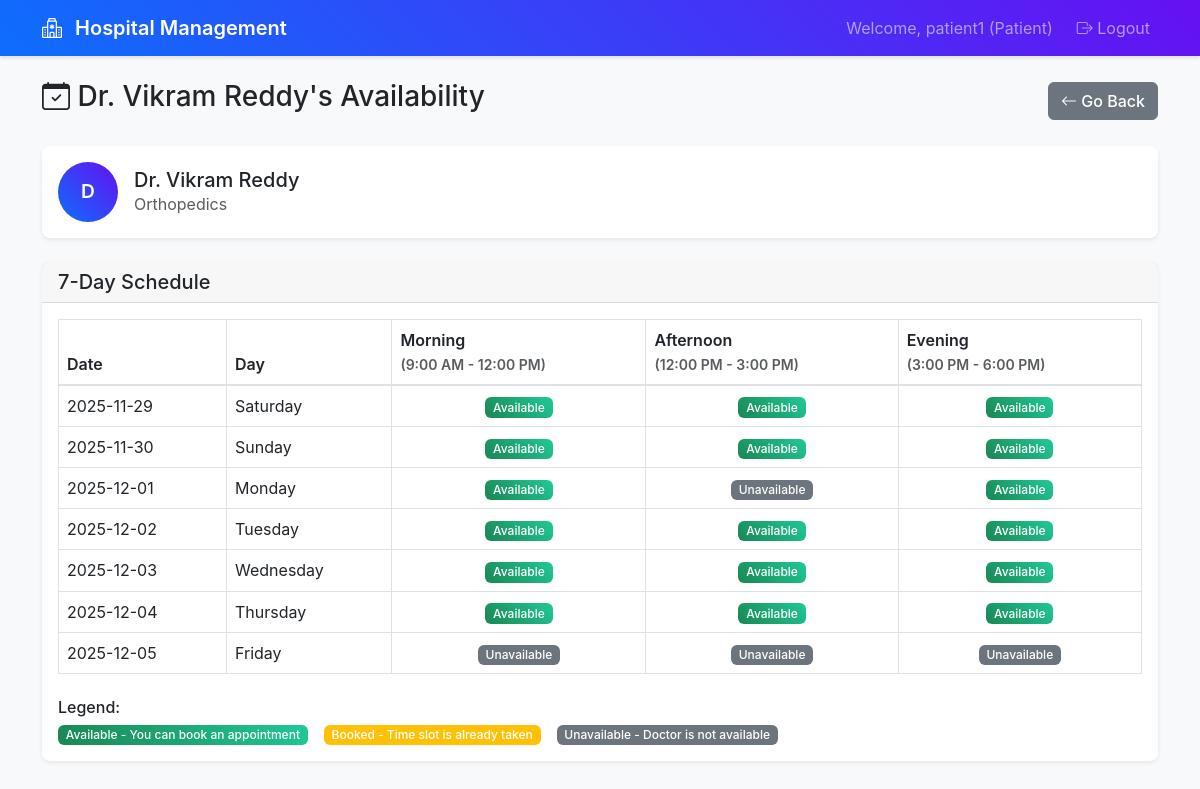
The app's page /patient/doctor/363/availability (signed in) with its own data.
### app.py (models this page shows)
class Doctor(db.Model):
    __tablename__ = 'doctors'
    id: Mapped[int] = mapped_column(primary_key=True)
    user_id: Mapped[int] = mapped_column(db.ForeignKey('users.id'), nullable=False)
    name: Mapped[str] = mapped_column(nullable=False)
    specialization: Mapped[str] = mapped_column(nullable=True)
    phone: Mapped[str] = mapped_column(nullable=True)
    availability_days: Mapped[str] = mapped_column(nullable=True)
    availability_hours: Mapped[str] = mapped_column(nullable=True)
    availability_slots: Mapped[str] = mapped_column(nullable=True)
    created_at: Mapped[datetime] = mapped_column(default=datetime.utcnow)
    user = db.relationship('User', back_populates='doctor')
    appointments = db.relationship('Appointment', back_populates='doctor')

### routes.py (the view)
@app.route('/patient/doctor/<int:doctor_id>/availability')
@login_required
@role_required(['patient'])
def doctor_availability_patient_view(doctor_id):
    patient = Patient.query.join(User).filter(User.id == session['user_id']).first()
    if not patient:
        flash('Patient profile not found', 'error')
        return redirect(url_for('logout'))
    doctor = Doctor.query.filter(Doctor.id == doctor_id).first()
    if not doctor:
        flash('Doctor not found', 'error')
        return redirect(url_for('patient_departments'))
    availability_slots = {}
    if doctor.availability_slots:
        import json
        try:
            availability_slots = json.loads(doctor.availability_slots)
        except:
            availability_slots = {}
    def is_slot_available(date_str, time_slot):
        if date_str in availability_slots and time_slot in availability_slots[date_str]:
            return availability_slots[date_str][time_slot] == 'available'
        return False
    today = date.today()
    dates_info = []
    for i in range(7):
        date_obj = today + timedelta(days=i)
        date_str = date_obj.strftime('%Y-%m-%d')
        day_name = date_obj.strftime('%A')
        dates_info.append({
            'date': date_str,
            'day': day_name,
            'morning_status': 'available' if is_slot_available(date_str, 'morning') else
                             ('booked' if date_str in availability_slots and 'morning' in availability_slots[date_str] and availability_slots[date_str]['morning'] == 'booked' else 'unavailable'),
            'afternoon_status': 'available' if is_slot_available(date_str, 'afternoon') else
                               ('booked' if date_str in availability_slots and 'afternoon' in availability_slots[date_str] and availability_slots[date_str]['afternoon'] == 'booked' else 'unavailable'),
            'evening_status': 'available' if is_slot_available(date_str, 'evening') else
                             ('booked' if date_str in availability_slots and 'evening' in availability_slots[date_str] and availability_slots[date_str]['evening'] == 'booked' else 'unavailable')
        })
    return render_template('doctor_availability_patient.html',
                         patient=patient,
                         doctor=doctor,
                         dates_info=dates_info)

### routes.py (called while the page is built)
def login_required(f):
    @wraps(f)
    def decorated_function(*args, **kwargs):
        if 'user_id' not in session:
            return redirect(url_for('login'))
        return f(*args, **kwargs)
    return decorated_function

def role_required(roles):
    def decorator(f):
        @wraps(f)
        def decorated_function(*args, **kwargs):
            if 'user_role' not in session or session['user_role'] not in roles:
                flash('Access denied. Insufficient permissions.', 'error')
                return redirect(url_for('login'))
            return f(*args, **kwargs)
        return decorated_function
    return decorator

### templates/doctor_availability_patient.html (shortened to what this page needs)
{% extends "base.html" %}
{% block content %}
<div class="row">
    <div class="col-12">
        <div class="d-flex justify-content-between align-items-center mb-4">
            <h1 class="h3">
                <i class="bi bi-calendar-check"></i> {{ doctor.name }}'s Availability
            </h1>
            <a href="javascript:history.back()" class="btn btn-secondary">
                <i class="bi bi-arrow-left"></i> Go Back
            </a>
        </div>
    </div>
</div>
<div class="row mb-4">
    <div class="col-12">
        <div class="card">
            <div class="card-body">
                <div class="d-flex align-items-center">
                    <div class="avatar bg-primary text-white rounded-circle d-flex align-items-center justify-content-center me-3" style="width: 60px; height: 60px;">
                        {{ doctor.name[0] }}
                    </div>
                    <div>
                        <h5 class="mb-0">{{ doctor.name }}</h5>
                        <p class="text-muted mb-0">{{ doctor.specialization }}</p>
                    </div>
                </div>
            </div>
        </div>
    </div>
</div>
<div class="row">
    <div class="col-12">
        <div class="card">
            <div class="card-header">
                <h5 class="mb-0">7-Day Schedule</h5>
            </div>
            <div class="card-body">
                <div class="table-responsive">
                    <table class="table table-bordered">
                        <thead>
                            <tr>
                                <th>Date</th>
                                <th>Day</th>
                                <th>Morning<br><small class="text-muted">(9:00 AM - 12:00 PM)</small></th>
                                <th>Afternoon<br><small class="text-muted">(12:00 PM - 3:00 PM)</small></th>
                                <th>Evening<br><small class="text-muted">(3:00 PM - 6:00 PM)</small></th>
                            </tr>
                        </thead>
                        <tbody>
                            {% for date_info in dates_info %}
                            <tr>
                                <td>{{ date_info.date }}</td>
                                <td>{{ date_info.day }}</td>
                                <td class="text-center">
                                    {% if date_info.morning_status == 'available' %}
                                        <span class="badge bg-success">Available</span>
                                    {% elif date_info.morning_status == 'booked' %}
                                        <span class="badge bg-warning">Booked</span>
                                    {% else %}
                                        <span class="badge bg-secondary">Unavailable</span>
                                    {% endif %}
                                </td>
                                <td class="text-center">
                                    {% if date_info.afternoon_status == 'available' %}
                                        <span class="badge bg-success">Available</span>
                                    {% elif date_info.afternoon_status == 'booked' %}
                                        <span class="badge bg-warning">Booked</span>
                                    {% else %}
                                        <span class="badge bg-secondary">Unavailable</span>
                                    {% endif %}
                                </td>
                                <td class="text-center">
                                    {% if date_info.evening_status == 'available' %}
                                        <span class="badge bg-success">Available</span>
                                    {% elif date_info.evening_status == 'booked' %}
                                        <span class="badge bg-warning">Booked</span>
                                    {% else %}
                                        <span class="badge bg-secondary">Unavailable</span>
                                    {% endif %}
                                </td>
                            </tr>
                            {% endfor %}
                        </tbody>
                    </table>
                </div>
                <div class="mt-4">
                    <h6>Legend:</h6>
                    <div class="d-flex flex-wrap gap-3">
                        <span class="badge bg-success">Available - You can book an appointment</span>
                        <span class="badge bg-warning">Booked - Time slot is already taken</span>
                        <span class="badge bg-secondary">Unavailable - Doctor is not available</span>
                    </div>
                </div>
            </div>
        </div>
    </div>
</div>
{% endblock %}

### static/style.css (style rules this page uses)
:root { --primary-color: #0d6efd; --success-color: #198754; --info-color: #0dcaf0; --warning-color: #ffc107; --danger-color: #dc3545; --light-color: #f8f9fa; --dark-color: #212529; }
body { background-color: #f8f9fa; font-family: -apple-system, BlinkMacSystemFont, 'Segoe UI', Roboto, sans-serif; }
.card { border: none; box-shadow: 0 0.125rem 0.25rem rgba(0, 0, 0, 0.075); border-radius: 0.5rem; transition: box-shadow 0.15s ease-in-out; }
.card-header { background-color: rgba(0, 0, 0, 0.03); border-bottom: 1px solid rgba(0, 0, 0, 0.125); font-weight: 500; }
.avatar { font-weight: 600; font-size: 1.2em; }
.btn { border-radius: 0.375rem; font-weight: 500; transition: all 0.15s ease-in-out; }
.badge { font-weight: 500; border-radius: 0.375rem; }
.table { margin-bottom: 0; }
.table th { font-weight: 600; color: var(--dark-color); border-bottom: 2px solid #dee2e6; }
.bg-primary { background: linear-gradient(45deg, #0d6efd, #6610f2) !important; }
.bg-success { background: linear-gradient(45deg, #198754, #20c997) !important; }
.card, .alert { animation: fadeInUp 0.5s ease-out; }

### records on screen
Doctor: name "Dr. Vikram Reddy", name "D", specialization "Orthopedics"

### other values on screen
{{ session.username }} "patient1"
{{ session.user_role.title() }} "Patient"
{{ date_info.date }} "2025-11-29" "2025-11-30" "2025-12-01" "2025-12-02" "2025-12-03" "2025-12-04" "2025-12-05"
{{ date_info.day }} "Saturday" "Sunday" "Monday" "Tuesday" "Wednesday" "Thursday" "Friday"
